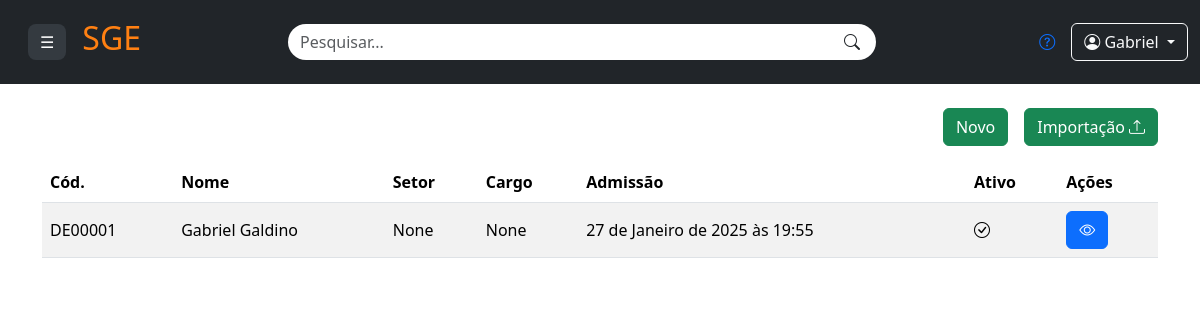
/colaboradores/ (signed in), run on the app's committed database.
### Usuario/models.py (models this page shows, shortened)
class Colaborador(AbstractUser):
    def validar_cpf(value):
        cpf = CPF()
        if not cpf.validate(value):
            raise ValidationError('CPF inválido.')
    colaborador_groups = models.ManyToManyField(Group, related_name='colaborador', blank=True)
    colaborador_permissions = models.ManyToManyField(Permission, related_name='colaborador_permission', blank=True)
    cpf = models.CharField(max_length=14, unique=True, validators=[validar_cpf])
    email = models.EmailField(max_length=50, unique=True)
    telefone = models.CharField(max_length=15, blank=True, null=True)
    endereco = models.ForeignKey(
        Endereco, on_delete=models.PROTECT, blank=True, null=True)
    data_nascimento = models.DateField(blank=True, null=True)
    empresa = models.ForeignKey(
        Empresa, on_delete=models.PROTECT, blank=True, null=True, related_name='colaboradores')
    setor = models.ForeignKey(Setor, on_delete=models.PROTECT,
                              blank=True, null=True, related_name='cargo')
    cargo = models.ForeignKey(Cargo, on_delete=models.PROTECT,
                              blank=True, null=True, related_name='cargo')
    matricula = models.CharField(max_length=20, unique=True, blank=True, null=True)
    data_demissao = models.DateField(blank=True, null=True)
    is_active = models.BooleanField(default=1)
    is_developer = models.BooleanField(default=False)
    USERNAME_FIELD = 'username'

### Configurações/views.py (the view, shortened to what this page needs)
# urls.py: path('colaboradores/', colaboradores_view, name='colaboradores'),
def colaboradores_view(request):
    matricula = request.GET.get('matricula')
    colaboradores = Colaborador.objects.filter(empresa=request.user.empresa_id)
    colaborador = None
    form_atualizar = None
    form_endereco = EnderecoForm()
    form_colaborador = ColaboradorForm()
    return render(request, 'colaboradores.html', {
        'colaboradores': colaboradores,
        'form_colaborador': form_colaborador,
        'form_endereco': form_endereco,
        'form_atualizar': form_atualizar,
    })

### Market/auth_developers.py (called while the page is built)
    def get_user(self, user_id):
        try:
            return User.objects.get(pk=user_id, is_developer=True)
        except User.DoesNotExist:
            return None

### Organização/models.py (called while the page is built)
    def __str__(self):
        return self.nome_fantasia

    def __str__(self):
        return self.nome_setor

    def __str__(self):
        return self.nome_cargo

### Configurações/templates/colaboradores.html (shortened to what this page needs)
{% extends 'index.html' %}
{%block css %}
<link rel="stylesheet" href="../static/styles/colaboradores.css">
{%endblock%}
{% block content %}
<div class="container mt-4">
    <div class="d-flex justify-content-end mb-3">
        <button class="btn btn-success" data-bs-toggle="modal" data-bs-target="#modalCadastroColaborador">
            Novo
        </button>
        <button class="btn btn-success" data-bs-toggle="modal" data-bs-target="#importModal" id="btn_import">
            Importação
            <i class="bi bi-upload"></i>
        </button>
    </div>
    <div class="table-responsive">
        <table class="table table-striped">
            <thead>
                <tr>
                    <th>Cód.</th>
                    <th>Nome</th>
                    <th>Setor</th>
                    <th>Cargo</th>
                    <th>Admissão</th>
                    <th>Ativo</th>
                    <th>Ações</th>
                </tr>
            </thead>
            <tbody>
                {% for colaborador in colaboradores %}
                <tr>
                    <td class="align-middle">{{ colaborador.matricula }}</td>
                    <td class="align-middle">{{ colaborador.first_name }} {{ colaborador.last_name }}</td>
                    <td class="align-middle">{{ colaborador.setor }}</td>
                    <td class="align-middle">{{ colaborador.cargo }}</td>
                    <td class="align-middle">{{ colaborador.date_joined }}</td>
                    {% if colaborador.is_active %}
                        <td class="align-middle"><i class="bi bi-check-circle"></i></td>
                    {% else %}
                        <td class="align-middle"><i class="bi bi-x-circle"></i></td>
                    {% endif %}
                    <td>
                        <a href="{% url 'colaboradores' %}?matricula={{ colaborador.matricula }}" class="btn btn-primary view-details">
                            <i class="bi bi-eye"></i>
                        </a>
                    </td>
                </tr>
                {% empty %}
                <tr>
                    <td colspan="5" class="text-center">Nenhum colaborador encontrado.</td>
                </tr>
                {% endfor %}
            </tbody>
        </table>
    </div>
</div>
{% endblock %}

### templates/navigation_bar.html (shortened to what this page needs)
{% load static %}
<head>
    <link rel="stylesheet" href="{% static 'styles/navigation_bar.css' %}">
</head>
<nav class="navbar navbar-lg navbar-dark bg-dark">
    <div class="container-fluid">
        <button class="btn btn-custom m-3" type="button" data-bs-toggle="offcanvas" data-bs-target="#offcanvasMenu"
            aria-controls="offcanvasMenu">
            ☰
        </button>
        <div class="mx-start">
            <h2 class="text-center" style="color: rgb(255, 128, 18);">SGE</h2>
        </div>
        <form class="d-flex mx-auto w-50">
            <div class="input-group">
                <input class="form-control rounded-pill pe-5 border-0" type="search" placeholder="Pesquisar..."
                    aria-label="Search">
                <i class="bi bi-search position-absolute top-50 end-0 translate-middle-y pe-3"></i>
            </div>
        </form>
        <a href="" class="mx-3">
            <i class="bi bi-question-circle"></i>
        </a>
        <div class="dropdown">
            <button class="btn btn-outline-light dropdown-toggle" type="button" id="userDropdown"
                data-bs-toggle="dropdown" aria-expanded="false">
                <i class="bi bi-person-circle"></i> {{request.user.first_name}}
            </button>
        </div>
    </div>
</nav>

### static/styles/navigation_bar.css (style rules this page uses)
.btn-custom { background-color: #343a40; color: #ffffff; border-radius: 8px; border: none; }

### data on the page
Colaborador: user.first_name "Gabriel", matricula "DE00001", first_name "Gabriel", last_name "Galdino", setor "None", cargo "None", date_joined "27 de Janeiro de 2025 às 19:55", is_active True (drawn)
